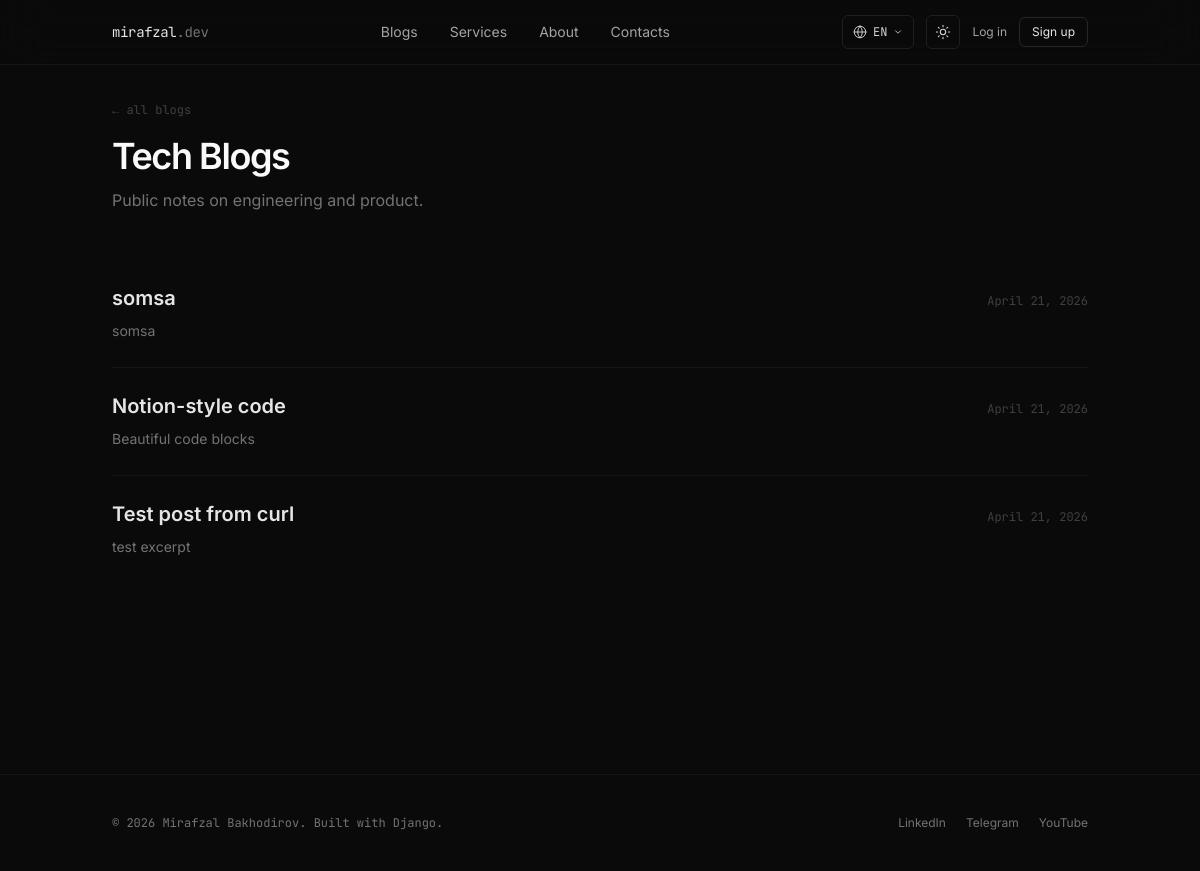
The page /blogs/tech/ on the database its author committed.
### apps/blogs/models.py (models this page shows, shortened)
class Post(models.Model):
    class Category(models.TextChoices):
        TECH = "tech", _("Tech Blog")
        PERSONAL = "personal", _("Personal Blog")
    title = models.CharField(_("Title (EN)"), max_length=200)
    title_ru = models.CharField(_("Title (RU)"), max_length=200, blank=True)
    title_uz = models.CharField(_("Title (UZ)"), max_length=200, blank=True)
    slug = models.SlugField(max_length=220, unique=True, blank=True)
    category = models.CharField(
        _("Category"),
        max_length=16, choices=Category.choices, default=Category.TECH,
    )
    excerpt = models.CharField(
        _("Excerpt (EN)"),
        max_length=280,
        blank=True,
        help_text=_("Short summary shown in listings."),
    )
    excerpt_ru = models.CharField(_("Excerpt (RU)"), max_length=280, blank=True)
    excerpt_uz = models.CharField(_("Excerpt (UZ)"), max_length=280, blank=True)
    content = models.TextField(_("Content (EN)"), help_text=_("Markdown source"))
    content_ru = models.TextField(_("Content (RU)"), blank=True)
    content_uz = models.TextField(_("Content (UZ)"), blank=True)
    content_html = models.TextField(blank=True, editable=False)
    content_html_ru = models.TextField(blank=True, editable=False)
    content_html_uz = models.TextField(blank=True, editable=False)
    cover_image = models.ImageField(_("Cover image"), upload_to="blog_covers/", blank=True, null=True)
    is_published = models.BooleanField(_("Published"), default=True)
    created_at = models.DateTimeField(auto_now_add=True)
    updated_at = models.DateTimeField(auto_now=True)
    class Meta:
        ordering = ["-created_at"]
        verbose_name = _("Post")
        verbose_name_plural = _("Posts")
    def get_absolute_url(self):
        if self.category == self.Category.TECH:
            return reverse("blogs:tech_detail", kwargs={"slug": self.slug})
        return reverse("blogs:personal_detail", kwargs={"slug": self.slug})
    def _localized(self, base_attr: str) -> str:
        lang = (get_language() or "en").split("-")[0]
        if lang in {"ru", "uz"}:
            value = getattr(self, f"{base_attr}_{lang}", "") or ""
            if value:
                return value
        return getattr(self, base_attr, "") or ""
    @property
    def display_title(self) -> str:
        return self._localized("title")
    @property
    def display_excerpt(self) -> str:
        return self._localized("excerpt")

### apps/blogs/views.py (the view)
# urls.py: path("tech/", views.TechBlogListView.as_view(), name="tech_list"),
class TechBlogListView(ListView):
    template_name = "blogs/tech_list.html"
    context_object_name = "posts"
    paginate_by = 10
    def get_queryset(self):
        return Post.objects.filter(
            category=Post.Category.TECH, is_published=True
        )

### apps/pages/context_processors.py (called while the page is built)
def site_settings(request):
    return {"site": settings.SITE_CONTENT}

### templates/blogs/tech_list.html (shortened to what this page needs)
{% extends "base.html" %}
{% load i18n %}
{% block content %}
<section class="fade-in">
  <a href="{% url 'blogs:index' %}" class="font-mono text-xs text-ink-400 dark:text-ink-500 hover:text-ink-700 dark:hover:text-ink-200 transition">← {% trans "all blogs" %}</a>
  <h1 class="mt-4 text-4xl font-semibold tracking-tightest text-ink-900 dark:text-ink-50">{% trans "Tech Blogs" %}</h1>
  <p class="mt-3 text-ink-500 dark:text-ink-400">{% trans "Public notes on engineering and product." %}</p>
  <div class="mt-12">
    {% for post in posts %}
      {% include "blogs/_post_card.html" with post=post %}
    {% empty %}
      <p class="text-ink-400 dark:text-ink-500 font-mono text-sm">{% trans "No posts yet." %}</p>
    {% endfor %}
  </div>
</section>
{% endblock %}

### templates/blogs/_post_card.html
<article class="py-6 border-b border-ink-200 dark:border-ink-800 last:border-b-0 group">
  <a href="{{ post.get_absolute_url }}" class="block">
    <div class="flex items-baseline justify-between gap-4">
      <h3 class="text-xl font-semibold text-ink-900 dark:text-ink-100 group-hover:text-black dark:group-hover:text-white transition">{{ post.display_title }}</h3>
      <time class="font-mono text-xs text-ink-400 dark:text-ink-500 shrink-0">{{ post.created_at|date:"DATE_FORMAT" }}</time>
    </div>
    {% if post.display_excerpt %}
      <p class="mt-2 text-sm text-ink-500 dark:text-ink-400 leading-relaxed">{{ post.display_excerpt }}</p>
    {% endif %}
  </a>
</article>

### static/css/site.css (style rules this page uses)
html { scroll-behavior: smooth; }
body { font-feature-settings: "ss01", "cv11"; -webkit-font-smoothing: antialiased; }
.fade-in { animation: fade-in 0.6s ease-out both; }

### rows shown on the page
Post: display_title "somsa", created_at "April 21, 2026", display_excerpt "somsa"
Post: display_title "Notion-style code", created_at "April 21, 2026", display_excerpt "Beautiful code blocks"
Post: display_title "Test post from curl", created_at "April 21, 2026", display_excerpt "test excerpt"

### other values the page prints
{{ LANGUAGE_CODE|upper }} "EN"
{{ site.owner_name }} "Mirafzal Bakhodirov"
